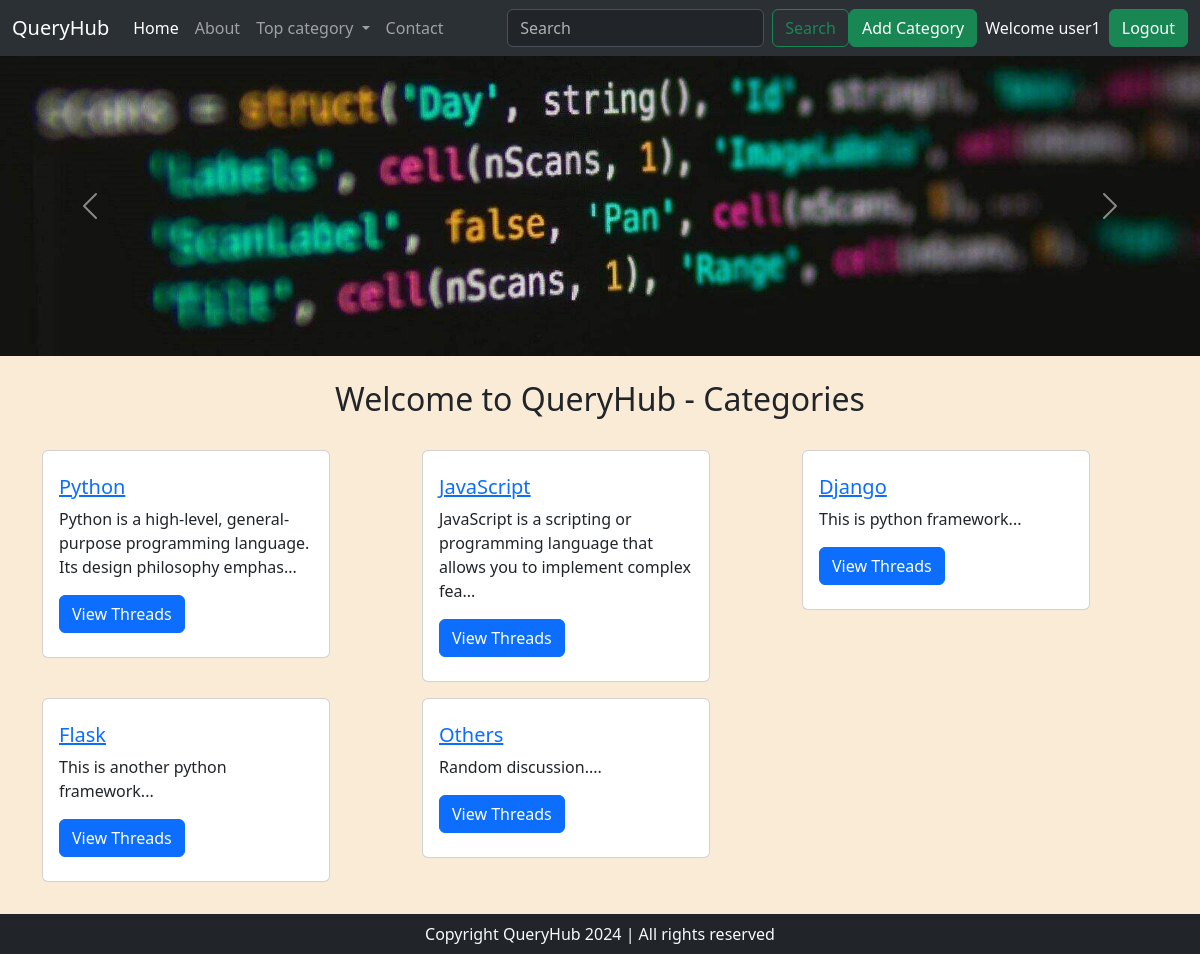
/ (signed in), run on the app's committed database.
### tables this page shows
CREATE TABLE `categories` (
  `category_id` int(8) NOT NULL,
  `category_name` varchar(255) NOT NULL,
  `category_description` varchar(255) NOT NULL,
  `created` timestamp NOT NULL DEFAULT current_timestamp()
);

### index.php (the view, shortened to what this page needs)
<!doctype html>
<html lang="en">
<head>
    <link href="https://cdn.jsdelivr.net/npm/bootstrap@5.3.3/dist/css/bootstrap.min.css" rel="stylesheet"
>
</head>
<body style="background-color: antiquewhite;">
    <?php include 'partials/_dbconnect.php'; ?>
    <?php include 'partials/_header.php'; ?>
    <div id="carouselExampleAutoplaying" class="carousel slide" data-bs-ride="carousel">
        <div class="carousel-inner">
            <div class="carousel-item active">
                <img src="image/img1.jpg" class="d-block w-100" alt="...">
            </div>
        </div>
        <button class="carousel-control-prev" type="button" data-bs-target="#carouselExampleAutoplaying"
            data-bs-slide="prev">
            <span class="carousel-control-prev-icon" aria-hidden="true"></span>
        </button>
        <button class="carousel-control-next" type="button" data-bs-target="#carouselExampleAutoplaying"
            data-bs-slide="next">
            <span class="carousel-control-next-icon" aria-hidden="true"></span>
        </button>
    </div>
    <div class="container my-4">
        <h2 class="text-center my-4">Welcome to QueryHub - Categories</h2>
        <div class="row my-4">
            <?php
            $sql = "SELECT * FROM `categories`";
            $result = mysqli_query($conn, $sql);
            while($row = mysqli_fetch_assoc($result)) {
              $id = $row['category_id'];
              $cat = $row['category_name'];
              $desc = $row['category_description'];
              echo '<div class="col-md-4 my-2">
                      <div class="card" style="width: 18rem;">
                        <div class="card-body my-2">
                            <h5 class="card-title"> <a href="threadlist.php?catid=' . $id. '">' . $cat . '</a></h5>
                            <p class="card-text">'.substr($desc, 0, 90).'...</p>
                            <a href="threadlist.php?catid=' . $id. '" class="btn btn-primary">View Threads</a>
                        </div>
                      </div>
                    </div>';
            }
          ?>
        </div>
    </div>
    <?php include 'partials/_footer.php'; ?>
</body>
</html>

### data on the page
categories: category_name "Python", category_description "Python is a high-level, general-purpose programming language. Its design philosophy emphas"
categories: category_name "JavaScript", category_description "JavaScript is a scripting or programming language that allows you to implement complex fea"
categories: category_name "Django", category_description "This is python framework"
categories: category_name "Flask", category_description "This is another python framework"
categories: category_name "Others", category_description "Random discussion."

### other printed values
$_SESSION['username'] "user1"
